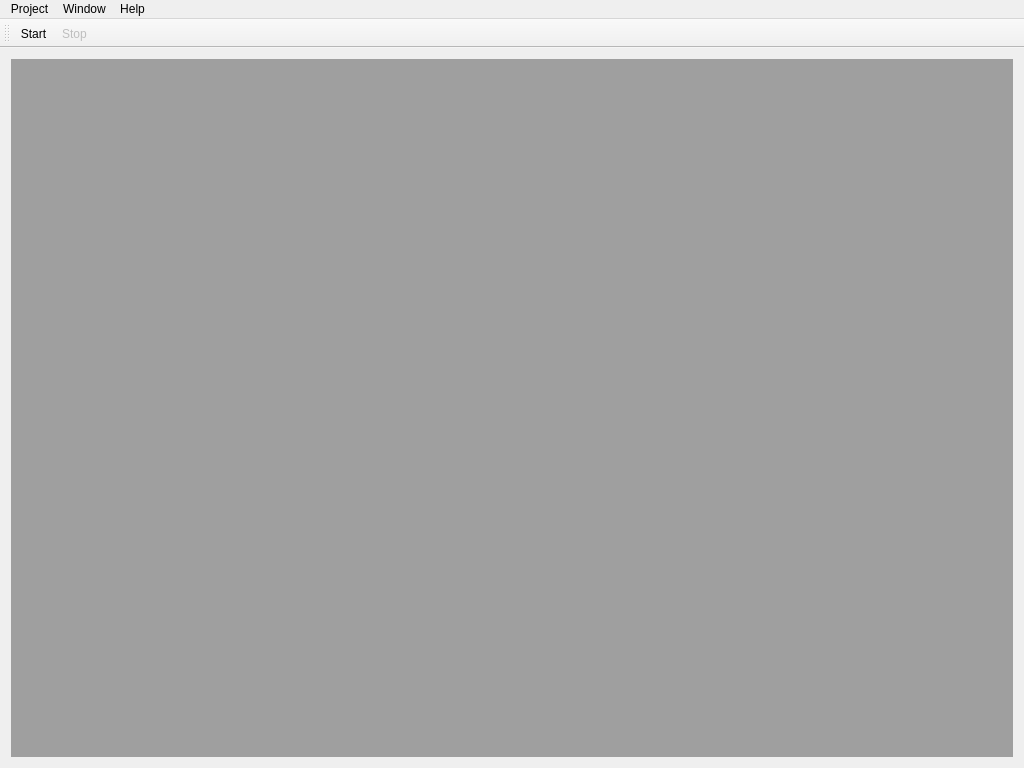
<?xml version="1.0" encoding="UTF-8"?>
<ui version="4.0">
 <class>MainWindow</class>
 <widget class="QMainWindow" name="MainWindow">
  <property name="geometry">
   <rect>
    <x>0</x>
    <y>0</y>
    <width>1024</width>
    <height>768</height>
   </rect>
  </property>
  <property name="minimumSize">
   <size>
    <width>1024</width>
    <height>768</height>
   </size>
  </property>
  <property name="baseSize">
   <size>
    <width>1024</width>
    <height>768</height>
   </size>
  </property>
  <property name="windowTitle">
   <string>CANdevStudio</string>
  </property>
  <widget class="QWidget" name="centralWidget">
   <layout class="QVBoxLayout" name="verticalLayout_2">
    <item>
     <layout class="QVBoxLayout" name="verticalLayout">
      <item>
       <widget class="QMdiArea" name="mdiArea"/>
      </item>
     </layout>
    </item>
   </layout>
  </widget>
  <widget class="QToolBar" name="toolBar">
   <property name="enabled">
    <bool>true</bool>
   </property>
   <property name="windowTitle">
    <string>toolBar</string>
   </property>
   <attribute name="toolBarArea">
    <enum>TopToolBarArea</enum>
   </attribute>
   <attribute name="toolBarBreak">
    <bool>false</bool>
   </attribute>
   <addaction name="actionstart"/>
   <addaction name="actionstop"/>
  </widget>
  <widget class="QMenuBar" name="menuBar">
   <property name="geometry">
    <rect>
     <x>0</x>
     <y>0</y>
     <width>1024</width>
     <height>22</height>
    </rect>
   </property>
   <widget class="QMenu" name="menuProject">
    <property name="title">
     <string>Project</string>
    </property>
    <addaction name="actionSave"/>
    <addaction name="actionLoad"/>
    <addaction name="separator"/>
    <addaction name="actionExit"/>
   </widget>
   <widget class="QMenu" name="menuHelp">
    <property name="title">
     <string>Help</string>
    </property>
    <addaction name="actionAbout"/>
   </widget>
   <widget class="QMenu" name="menuWindow">
    <property name="title">
     <string>Window</string>
    </property>
    <addaction name="actionCascade"/>
    <addaction name="actionTile"/>
    <addaction name="separator"/>
    <addaction name="actionSubWindowView"/>
    <addaction name="actionTabView"/>
   </widget>
   <addaction name="menuProject"/>
   <addaction name="menuWindow"/>
   <addaction name="menuHelp"/>
  </widget>
  <action name="actionstart">
   <property name="icon">
    <iconset>
     <normaloff>../../../../../../usr/share/icons/ubuntu-mobile/actions/scalable/media-playback-start.svg</normaloff>../../../../../../usr/share/icons/ubuntu-mobile/actions/scalable/media-playback-start.svg</iconset>
   </property>
   <property name="text">
    <string>Start</string>
   </property>
  </action>
  <action name="actionstop">
   <property name="enabled">
    <bool>false</bool>
   </property>
   <property name="icon">
    <iconset>
     <normaloff>../../../../../../usr/share/icons/ubuntu-mobile/actions/scalable/media-playback-pause.svg</normaloff>../../../../../../usr/share/icons/ubuntu-mobile/actions/scalable/media-playback-pause.svg</iconset>
   </property>
   <property name="text">
    <string>Stop</string>
   </property>
  </action>
  <action name="actionLoad">
   <property name="text">
    <string>Load</string>
   </property>
  </action>
  <action name="actionExit">
   <property name="text">
    <string>Exit</string>
   </property>
  </action>
  <action name="actionCascade">
   <property name="text">
    <string>Cascade</string>
   </property>
  </action>
  <action name="actionTile">
   <property name="text">
    <string>Tile</string>
   </property>
  </action>
  <action name="actionTabView">
   <property name="checkable">
    <bool>true</bool>
   </property>
   <property name="text">
    <string>TabView</string>
   </property>
  </action>
  <action name="actionAbout">
   <property name="text">
    <string>About</string>
   </property>
  </action>
  <action name="actionSubWindowView">
   <property name="checkable">
    <bool>true</bool>
   </property>
   <property name="checked">
    <bool>true</bool>
   </property>
   <property name="text">
    <string>SubWindowView</string>
   </property>
  </action>
  <action name="actionSave">
   <property name="text">
    <string>Save</string>
   </property>
  </action>
 </widget>
 <layoutdefault spacing="6" margin="11"/>
 <resources/>
 <connections/>
</ui>
